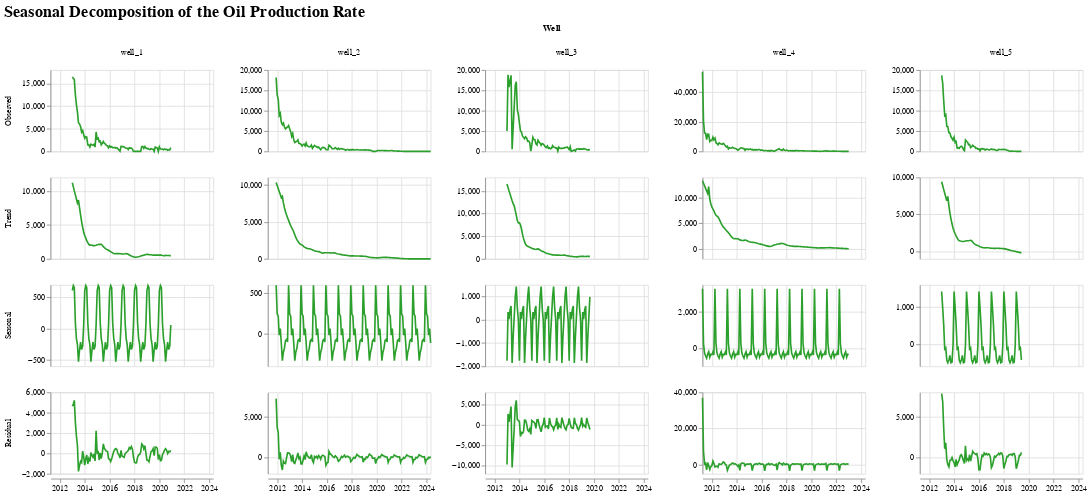

The code cell stored with this chart in its notebook:
### Markdown cell above
#### Seasonal Decomposition Plots
- Seasonal decomposition charts break each time series into trend, seasonal, and residual components, revealing long-term decline, recurring seasonal patterns, and irregular shocks separately.
- In this analysis they help determine whether seasonal patterns or residual noise should be modeled explicitly or if the LSTM can focus mostly on the trend and notable anomalies.

### Code cell
# Collect seasonal decomposition components for every well
decomposition_records = []
value_col = 'oil_producing_daily_avg (bbl/day)'

for well_name, group in df[['well_name', 'date', value_col]].dropna(subset=[value_col]).sort_values('date').groupby('well_name'):
    well_series = group.set_index('date')[value_col]
    monthly_series = well_series.resample('MS').mean().interpolate(limit_direction='both')

    if len(monthly_series.dropna()) < 24:
        continue

    decomposition = seasonal_decompose(
        monthly_series,
        model='additive',
        period=12,
        extrapolate_trend='freq'
    )

    component_map = {
        'Observed': decomposition.observed,
        'Trend': decomposition.trend,
        'Seasonal': decomposition.seasonal,
        'Residual': decomposition.resid
    }

    for component_name, component_values in component_map.items():
        component_df = component_values.reset_index()
        component_df.columns = ['date', 'value']
        component_df['component'] = component_name
        component_df['well_name'] = well_name
        decomposition_records.append(component_df)

# Combine component data and drop rows created by leading/trailing NaNs
seasonal_decomposition_df = pd.concat(decomposition_records, ignore_index=True)
seasonal_decomposition_df = seasonal_decomposition_df.dropna(subset=['value'])
component_order = ['Observed', 'Trend', 'Seasonal', 'Residual']

# Plot the observed, trend, seasonal, and residual series for each well in a faceted grid
seasonal_decomposition_chart = alt.Chart(seasonal_decomposition_df).mark_line(color='#2ca02c').encode(
    x=alt.X('date:T').title(None),
    y=alt.Y('value:Q').title(None),
    row=alt.Row('component:N', sort=component_order, title=None),
    column=alt.Column('well_name:N', title='Well'),
).resolve_scale(
    y='independent'
).properties(
    height=100,
    width=200,
    title=alt.Title('Seasonal Decomposition of the Oil Production Rate', fontSize=20, anchor='start')
)

seasonal_decomposition_chart

### Figure 1 — Vega-Lite specification as saved in the notebook (floating-point values rounded to 4 significant figures; data arrays with more than 128 entries replaced by an {"elided": "..."} marker saying what was removed)
{"config": {"view": {"continuousWidth": 300, "continuousHeight": 300}}, "data": {"name": "data-f815f00fcacde85a9daf8d446b8e4eb7"}, "mark": {"type": "line", "color": "#2ca02c"}, "encoding": {"column": {"field": "well_name", "title": "Well", "type": "nominal"}, "row": {"field": "component", "sort": ["Observed", "Trend", "Seasonal", "Residual"], "title": null, "type": "nominal"}, "x": {"field": "date", "title": null, "type": "temporal"}, "y": {"field": "value", "title": null, "type": "quantitative"}}, "height": 100, "resolve": {"scale": {"y": "independent"}}, "title": {"text": "Seasonal Decomposition of the Oil Production Rate", "anchor": "start", "fontSize": 20}, "width": 200, "$schema": "https://vega.github.io/schema/vega-lite/v5.20.1.json", "datasets": {"data-f815f00fcacde85a9daf8d446b8e4eb7": {"elided": "2188 records"}}}
